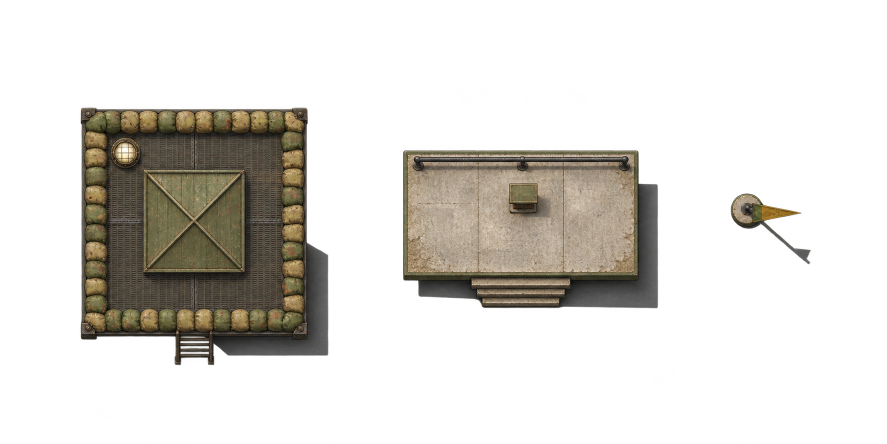
#> input picture art-source/raid-sites/military/raw/military-base.raw.png, 1774 x 887 px (shown at 1/2 size)
$ python export.py
#> lines starting #> are read from the running program, lines starting #| are printed output that depends on the picture; after the words box and inside, x2 and y2 are one past the last pixel; in counts of white or black regions, pixels touching at a corner belong together
"""Export the military base's doodad sheet `mod/graphics/doodads/military-base.png` and its tileset.

The watchtower, saluting base and flag mast are cut from the painted raw (`raw/military-base.raw.png`, painted over
`guide.png`); the raw's drawn extent is registered on the guide's frames, since ImageGen does not always keep the
canvas. The parked armour is composited from the shipped vehicle sprites. The parade square's painted markings are drawn here: worn off-white paint over the paving the layout lays,
each line along the middle of its cell row so the pieces join end to end and at corners.

Usage: python art-source/raid-sites/military/export.py
"""
import json
import random
import sys
import tempfile
from pathlib import Path

import numpy as np
from PIL import Image, ImageDraw, ImageFilter

HERE = Path(__file__).resolve().parent
ROOT = HERE.parents[2]
sys.path.insert(0, str(ROOT / "art-source" / "doodads"))
sys.path.insert(0, str(HERE))
from stitch_atlas import BuildOptions, build_atlas  # noqa: E402
import make_guide as G  # noqa: E402
import bund  # noqa: E402

SHEET = "military-base"
CELL_PX = 128
PAINT = (238, 234, 218)
PAINT_ALPHA = 240
# A painted line's width, in cells: bold, since the base close-up shows a cell at about 13 px.
LINE = 0.25

# id: (name, what, cells w, cells h, cover, extra)
PIECES = {
    "watchtower": ("Watchtower", "A perimeter lookout tower: a sandbagged platform on legs, cabin, searchlight, ladder.",
                   3, 3, "med", {"ballisticHalfHeight": 0.5}),
    "saluting-base": ("Saluting base", "The low reviewing dais at the head of the parade square.", 3, 2, "light", {}),
    "flag-mast": ("Flag mast", "A tall flag mast and plain pennant, with its long shadow.", 1, 1, "none", {}),
    "parade-line": ("Parade line", "A painted line along the middle of its row; runs join end to end.", 4, 1, "none", {}),
    "parade-corner": ("Parade corner", "The painted border's corner: lines along the middle of its north row and west "
                      "column, open to the south and east.", 2, 2, "none", {}),
    "parade-ranks": ("Parade ranks", "A dashed rank line marking where a file stands; runs join end to end.", 4, 1,
                     "none", {}),
    "parade-centre": ("Parade centre", "The square's painted centre mark: a cross in a ring.", 2, 2, "none", {}),
    "parked-tank": ("Parked tank", "A Hegemony medium tank parked in the vehicle park, turret and gun forward (west).",
                    4, 2, "heavy", {"ballisticHalfHeight": 0.55}),
    "parked-apc-army": ("Parked APC", "An army APC parked in the vehicle park, nose and turret forward (west).", 3, 2,
                        "heavy", {"ballisticHalfHeight": 0.55}),
    # Round 2 (`military-base-art-2`): the structures a working base needs.
    "antenna-mast": ("Antenna mast", "A tall guyed radio mast: base plate, three guy wires to anchors, its long thin "
                     "shadow.", 1, 1, "none", {}),
    "medical-marker": ("Medical marker", "A painted panel by the medical post: a plain white cross on a green square, "
                       "worn. A floor decal; blocks nothing.", 3, 3, "none", {}),
    # Set-piece components (`military-set-pieces`): the objects that stand inside the base's large structures, which
    # the map builds from its own kit. They replace round 2's standalone dish, radar, bladder and generator.
    "uplink-dish": ("Uplink dish", "A satellite uplink dish seen from above, tilted up to the north-west on its "
                    "hidden pedestal, its feed horn on struts; stands on the dish compound's pad.", 4, 4, "heavy", {}),
    "radar-tower-lattice": ("Radar tower", "A tall steel lattice tower: splayed feet, bracing, the head platform and "
                            "its search-radar bar, a long shadow.", 3, 3, "heavy", {"ballisticHalfHeight": 1.5}),
    "fuel-tank-vertical": ("Vertical fuel tank", "A vertical fuel storage tank's round roof: rim walkway rail, vent, "
                           "hatch, the ladder's head.", 3, 3, "heavy", {"ballisticHalfHeight": 1.5}),
    "exhaust-stack": ("Exhaust stack", "A generator exhaust stack with its rain cap, stood against the generator "
                      "house's back wall.", 1, 1, "heavy", {"ballisticHalfHeight": 1.5}),
    "radiator-skid": ("Radiator skid", "A radiator and day-tank skid: two fans and a small tank.", 2, 1, "med",
                      {"ballisticHalfHeight": 0.5}),
    **{pid: ("Earth bund", f"A knee-high bank of packed earth, {what}; pieces join into the tank farm's bund ring.", 1,
             1, "heavy", {"ballisticHalfHeight": 0.3, "fightingPosition": "parapet"})
       for pid, what in (("earth-bund-h", "running east-west"), ("earth-bund-v", "running north-south"),
                         ("earth-bund-corner-nw", "the ring's north-west corner"),
                         ("earth-bund-corner-ne", "the ring's north-east corner"),
                         ("earth-bund-corner-sw", "the ring's south-west corner"),
                         ("earth-bund-corner-se", "the ring's south-east corner"))},
    "parked-ambulance": ("Parked ambulance", "An olive field ambulance parked at the medical post, nose west, a white "
                         "cross on a green roof panel.", 3, 2, "med", {"ballisticHalfHeight": 0.5}),
    "workshop-gantry": ("Workshop gantry", "An A-frame gantry crane over a vehicle bay: an engine block hung under its "
                        "hoist, a tool bench along its north side.", 4, 3, "light", {}),
    "tent-khaki": ("Khaki tent", "A khaki ridge tent, ridge east-west, door flap east, guy ropes to pegs.", 4, 3, "light",
                   {}),
}
# The medical marker's paint: a plain white cross on green, never the red-on-white protective emblem.
MEDICAL_GREEN = (46, 112, 64)

# Parked armour composited from the shipped vehicle sprites (graphics/battle/vehicles, plain livery, intact frames):
# frame 0 the hull and frame 1 the turret, 768x576 each, nose to the west (-x). The turret is drawn on its ring
# `mount` px ahead of the hull frame's centre, at `turret` times the hull's scale (VehicleType's turretVisualCells over
# DRAWN_LENGTH). The vehicle is fitted inside its footprint with a small margin and given a soft shadow to the
# south-east.
VEHICLES = {
    "parked-tank": ("heg-medium-tank.png", 54, 1.0),
    "parked-apc-army": ("army-apc.png", 49, 1.42 / 2.4),
}
VEHICLE_FRAME = (768, 576)
VEHICLE_MARGIN = 0.92
SHADOW_ALPHA = 0.45


def register(raw, frames):
    a = np.asarray(raw.getchannel("A")) > 64
    ys, xs = np.nonzero(a)
    gx0, gy0 = min(f[1] for f in frames), min(f[2] for f in frames)
    gx1 = max(f[1] + f[3] * G.CELL for f in frames)
    gy1 = max(f[2] + f[4] * G.CELL for f in frames)
    sx = (xs.max() + 1 - xs.min()) / (gx1 - gx0)
    sy = (ys.max() + 1 - ys.min()) / (gy1 - gy0)
    return sx, sy, xs.min() - gx0 * sx, ys.min() - gy0 * sy


# Tall components whose cast shadow is their read: ImageGen painted it faint, so its translucent pixels are deepened.
SHADOW_BOOST = {"radar-tower-lattice": 1.8, "exhaust-stack": 1.5}


# [18 lines left out: functions deepen_shadow, register_on_guide, not called in this run]


def painted():
    yield from cut_raw("military-base.raw.png", G.FRAMES, None)
    yield from cut_raw("military-base-2.raw.png", G.FRAMES2, "guide-2.png")
    yield from cut_raw("military-base-3.raw.png", G.FRAMES3, "guide-3.png")
    yield from cut_raw("military-base-4.raw.png", G.FRAMES4, "guide-4.png")


def cut_raw(name, frames, guide):
    raw = Image.open(HERE / "raw" / name).convert("RGBA")
    if guide is None:
        sx, sy, ox, oy = register(raw, frames)
    else:
        sx, sy, ox, oy = register_on_guide(raw, Image.open(HERE / guide))
    for pid, x, y, cw, ch in frames:
        if pid not in PIECES:
            continue  # retired: still on its raw and guide, no longer shipped
        box = (round(ox + x * sx), round(oy + y * sy), round(ox + (x + cw * G.CELL) * sx),
               round(oy + (y + ch * G.CELL) * sy))
        piece = raw.crop(box).resize((cw * CELL_PX, ch * CELL_PX), Image.LANCZOS)
        piece.putalpha(piece.getchannel("A").point(lambda v: 0 if v < 8 else v))
        if pid in SHADOW_BOOST:
            piece = deepen_shadow(piece, SHADOW_BOOST[pid])
        yield pid, piece


# [88 lines left out: functions worn, markings, medical_marker, vehicles, not called in this run]


def metadata():
    assets = {}
    for order, (pid, (name, what, cw, ch, cover, extra)) in enumerate(PIECES.items(), 1):
        assets[f"{pid}.png"] = {"id": f"doodad.{pid}", "name": name, "description": what, "footprintCells": [cw, ch],
                                "preserveCanvas": True, "padding": 0, "order": order, "cover": cover, **extra}
    return {"defaults": {"cover": "none", "padding": 0, "scale": 1.0, "offset": [0, 0]}, "assets": assets}


def main():
    meta = HERE / "_atlas.json"
    meta.write_text(json.dumps(metadata(), indent=2) + "\n", encoding="utf-8")
    with tempfile.TemporaryDirectory() as scratch:
        staged = Path(scratch)
        for pid, piece in (*painted(), *markings(), *medical_marker(), *bund.pieces(), *vehicles()):
#> in register, `a = np.asarray(raw.getchannel("A")) > 64`:
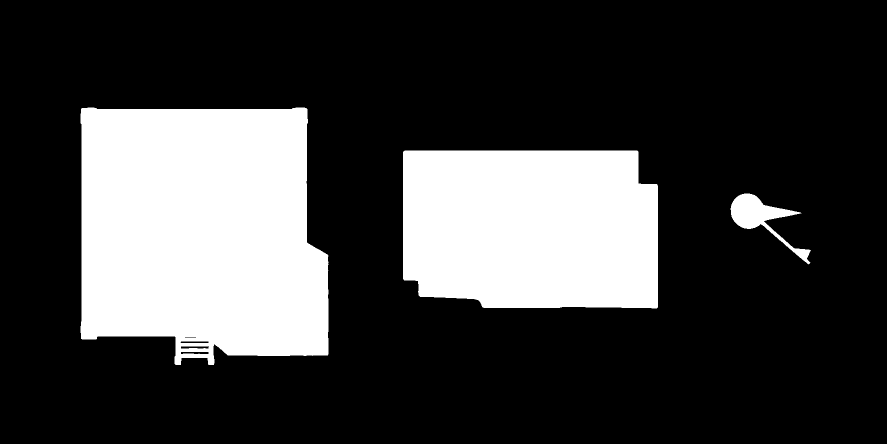
#> a: shape (887, 1774) bool (shown at 1/2 size); 24.4% white; 3 white regions, box (x1, y1, x2, y2) and area: (161, 215, 657, 730) 224659, (806, 301, 1316, 617) 153689, (1461, 387, 1622, 529) 6216
#> in register, `gx0, gy0 = min(f[1] for f in frames), min(f[2] for f in frames)`: gx0 = 96; gy0 = 144
#> in register, `gx1 = max(f[1] + f[3] * G.CELL for f in frames)`: gx1 = 1408
#> in register, `gy1 = max(f[2] + f[4] * G.CELL for f in frames)`: gy1 = 624
#> in register, `sx = (xs.max() + 1 - xs.min()) / (gx1 - gx0)`: sx = 1.11
#> in register, `sy = (ys.max() + 1 - ys.min()) / (gy1 - gy0)`: sy = 1.07
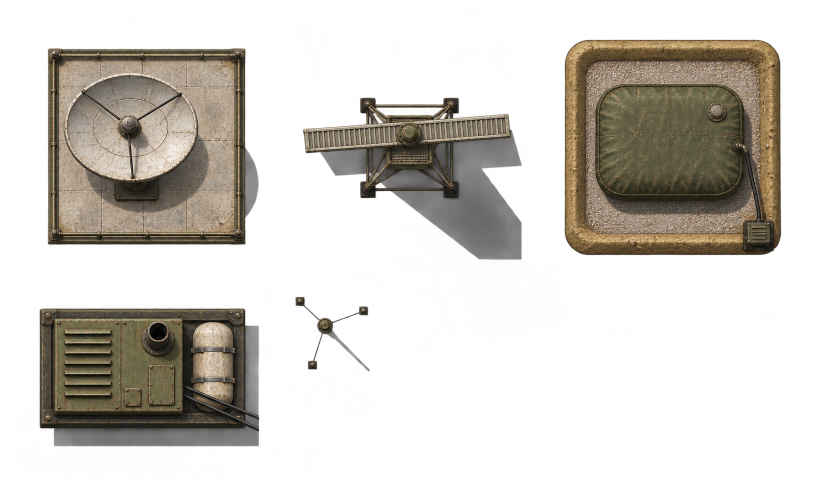
#> input picture art-source/raid-sites/military/raw/military-base-2.raw.png, 1639 x 960 px (shown at 1/2 size)
            piece.save(staged / f"{pid}.png")
        build_atlas(BuildOptions(
            input_dir=staged,
            output_image=ROOT / "mod" / "graphics" / "doodads" / f"{SHEET}.png",
            output_manifest=ROOT / "mod" / "data" / "tilesets" / f"{SHEET}.tileset.json",
            sheet_path=f"graphics/doodads/{SHEET}.png",
            metadata_path=meta,
            columns=12,
            cell_size=CELL_PX,
            padding=4,
            id_prefix="doodad.",
            resample="lanczos",
            alpha_threshold=1,
            allow_opaque=False,
            only_prefix=None,
        ))
    print(f"Packed {len(PIECES)} {SHEET} assets")


if __name__ == "__main__":
#> (the run stopped early here; a loop or call above may not have finished)
